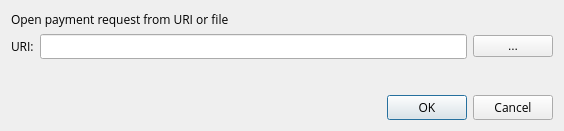
<?xml version="1.0" encoding="UTF-8"?>
<ui version="4.0">
 <class>OpenURIDialog</class>
 <widget class="QDialog" name="OpenURIDialog">
  <property name="geometry">
   <rect>
    <x>0</x>
    <y>0</y>
    <width>564</width>
    <height>131</height>
   </rect>
  </property>
  <property name="windowTitle">
   <string>Open URI</string>
  </property>
  <layout class="QVBoxLayout" name="verticalLayout">
   <item>
    <widget class="QLabel" name="label_2">
     <property name="font">
      <font>
       <family>Open Sans</family>
      </font>
     </property>
     <property name="text">
      <string>Open payment request from URI or file</string>
     </property>
    </widget>
   </item>
   <item>
    <layout class="QHBoxLayout" name="horizontalLayout">
     <item>
      <widget class="QLabel" name="label">
       <property name="font">
        <font>
         <family>Open Sans</family>
        </font>
       </property>
       <property name="text">
        <string>URI:</string>
       </property>
      </widget>
     </item>
     <item>
      <widget class="QValidatedLineEdit" name="uriEdit">
       <property name="font">
        <font>
         <family>Open Sans</family>
        </font>
       </property>
      </widget>
     </item>
     <item>
      <widget class="QPushButton" name="selectFileButton">
       <property name="toolTip">
        <string>Select payment request file</string>
       </property>
       <property name="text">
        <string notr="true">...</string>
       </property>
       <property name="autoDefault">
        <bool>false</bool>
       </property>
      </widget>
     </item>
    </layout>
   </item>
   <item>
    <spacer name="verticalSpacer">
     <property name="orientation">
      <enum>Qt::Vertical</enum>
     </property>
     <property name="sizeHint" stdset="0">
      <size>
       <width>20</width>
       <height>40</height>
      </size>
     </property>
    </spacer>
   </item>
   <item>
    <widget class="QDialogButtonBox" name="buttonBox">
     <property name="font">
      <font>
       <family>Open Sans</family>
      </font>
     </property>
     <property name="orientation">
      <enum>Qt::Horizontal</enum>
     </property>
     <property name="standardButtons">
      <set>QDialogButtonBox::Cancel|QDialogButtonBox::Ok</set>
     </property>
    </widget>
   </item>
  </layout>
 </widget>
 <customwidgets>
  <customwidget>
   <class>QValidatedLineEdit</class>
   <extends>QLineEdit</extends>
   <header>qvalidatedlineedit.h</header>
  </customwidget>
 </customwidgets>
 <resources/>
 <connections>
  <connection>
   <sender>buttonBox</sender>
   <signal>accepted()</signal>
   <receiver>OpenURIDialog</receiver>
   <slot>accept()</slot>
   <hints>
    <hint type="sourcelabel">
     <x>248</x>
     <y>254</y>
    </hint>
    <hint type="destinationlabel">
     <x>157</x>
     <y>274</y>
    </hint>
   </hints>
  </connection>
  <connection>
   <sender>buttonBox</sender>
   <signal>rejected()</signal>
   <receiver>OpenURIDialog</receiver>
   <slot>reject()</slot>
   <hints>
    <hint type="sourcelabel">
     <x>316</x>
     <y>260</y>
    </hint>
    <hint type="destinationlabel">
     <x>286</x>
     <y>274</y>
    </hint>
   </hints>
  </connection>
 </connections>
</ui>
